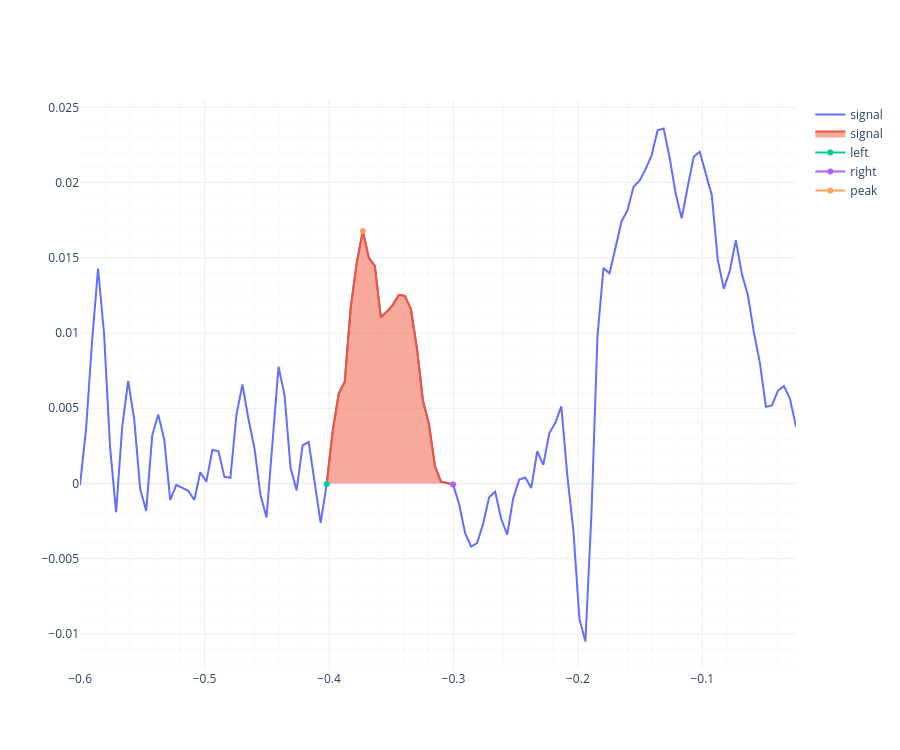

Source (notebook cell):
### Code cell
def get_peak_measurements(E: np.ndarray, I: np.ndarray, win: tuple=(-0.55, -0.25)) -> dict:
    peak = {}
    E_start, E_end = win
    peak_indexes = np.where((E >= E_start) & (E <= E_end))
    idx_start = peak_indexes[0][0]
    idx_end = peak_indexes[0][-1]

    idx_Ip = np.argmax(I[idx_start:idx_end]) + idx_start
    Ip = I[idx_Ip]
    Ep = E[idx_Ip]
    
    idx_left = idx_Ip
    Imin_left = I[idx_Ip]
    i = idx_Ip
    while idx_left > idx_start and Imin_left > 0:
        if I[i] < Imin_left:
            Imin_left = I[i]
            idx_left = i
        i -= 1

    idx_right = idx_Ip
    Imin_right = I[idx_Ip]
    i = idx_Ip
    while idx_right < idx_end and Imin_right > 0:
        if I[i] < Imin_right:
            Imin_right = I[i]
            idx_right = i
        i += 1
    
    peak['Ip'] = Ip
    peak['Ep'] = Ep
    peak['idx_Ip'] = idx_Ip
    peak['idx_left'] = idx_left
    peak['E_left'] = E[idx_left]
    peak['I_left'] = I[idx_left]
    peak['idx_right'] = idx_right
    peak['E_right'] = E[idx_right]
    peak['I_right'] = I[idx_right]

    return peak

peak_measurements = get_peak_measurements(E, current6)
pplot(E, current6, (0, 120), peak_data=peak_measurements)
